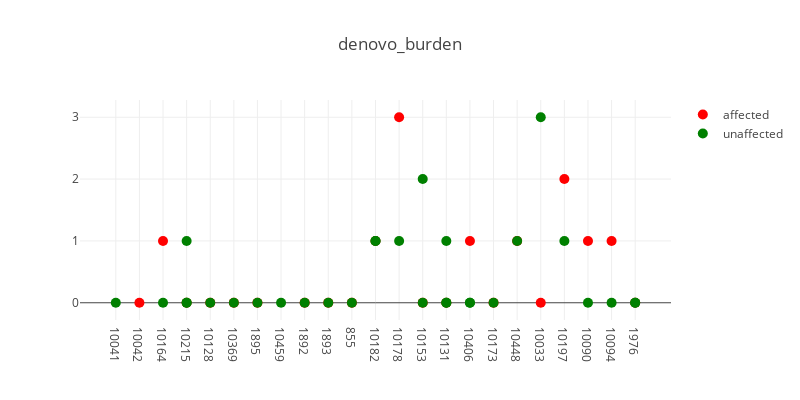
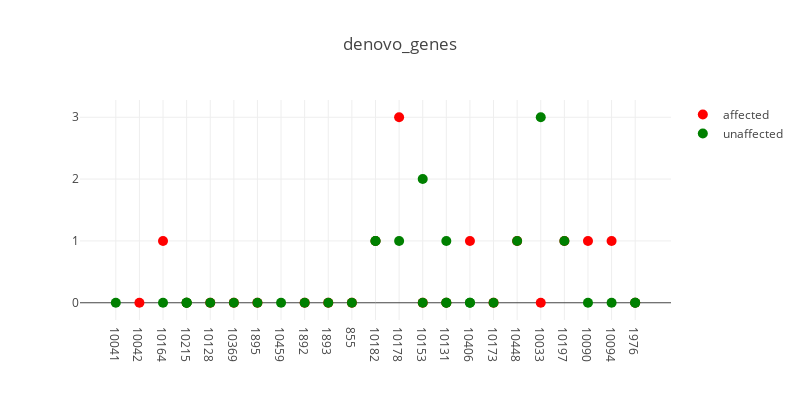
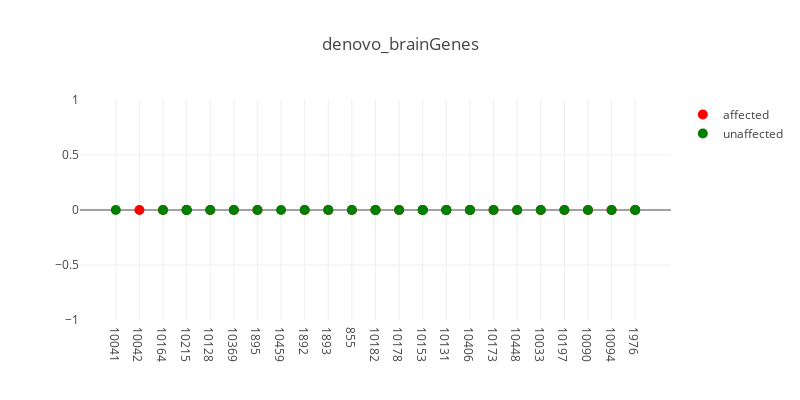
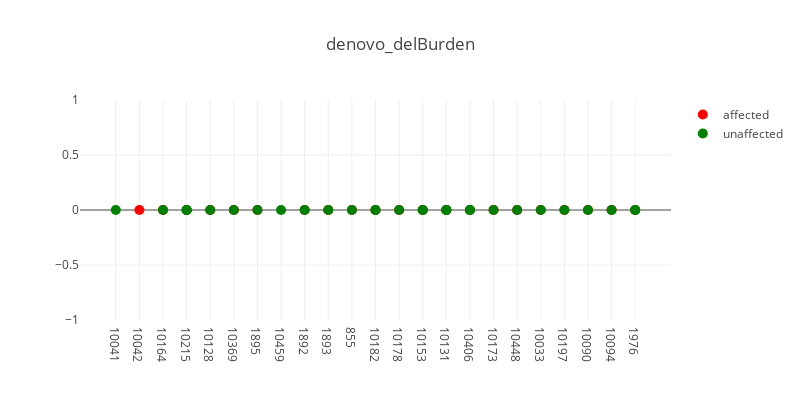

The code cell stored with these charts, in order, in its notebook:
### Code cell
import glob

tool = 'cn.mops'
data_dir = '/home/sudregp/data/cnv/%s/' % tool
files = glob.glob(data_dir + '/denovo*cnv.indiv')
for f in files:
    t_str = '.'.join(f.split('/')[-1].split('.')[:-2])
    plot_plink_cnvs(f, t_str, verbose=True)

### Figure 1 — Plotly figure (JSON) as saved in the notebook; plotly's stock layout.template omitted (floating-point values rounded to 4 significant figures)
{"data": [{"hoverinfo": "text+y", "marker": {"color": "red", "size": 10}, "mode": "markers", "name": "affected", "showlegend": true, "text": ["CLIA_400126", "CLIA_400122", "CLIA_400125", "CLIA_400153", "CCGO_800980", "CLIA_400132", "CLIA_400134", "CLIA_400163", "CLIA_400216", "CLIA_400121", "CLIA_400131", "CLIA_400128", "CLIA_400140", "CLIA_400178", "CLIA_400149", "CLIA_400205", "CLIA_400127", "CLIA_400129", "CLIA_400123", "CLIA_400130", "CLIA_400204"], "type": "scatter", "x": [1, 2, 3, 4, 5, 6, 8, 9, 10, 11, 12, 13, 14, 15, 16, 17, 18, 19, 20, 21, 22], "y": [0, 1, 0, 0, 0, 0, 0, 0, 0, 1, 3, 0, 0, 1, 0, 1, 0, 2, 1, 1, 0]}, {"hoverinfo": "text+y", "hovertext": ["CLIA_400155", "CLIA_400135", "CLIA_400191", "CLIA_400189", "CLIA_400193", "CLIA_400152", "CCGO_800979", "CLIA_400158", "CLIA_400209", "CLIA_400175", "CLIA_400162", "CLIA_400133", "CLIA_400170", "CLIA_400172", "CLIA_400159", "CLIA_400210", "CLIA_400212", "CLIA_400138", "CLIA_400139", "CLIA_400142", "CLIA_400179", "CLIA_400180", "CLIA_400148", "CLIA_400200", "CLIA_400166", "CLIA_400181", "CLIA_400195", "CLIA_400144", "CLIA_400203", "CLIA_400201"], "marker": {"color": "green", "size": 10}, "mode": "markers", "name": "unaffected", "showlegend": true, "type": "scatter", "x": [0, 2, 3, 3, 3, 4, 5, 6, 7, 8, 9, 10, 11, 11, 12, 13, 13, 14, 14, 14, 15, 15, 16, 17, 18, 19, 20, 21, 22, 22], "y": [0, 0, 0, 0, 1, 0, 0, 0, 0, 0, 0, 0, 1, 1, 1, 0, 2, 0, 1, 0, 0, 0, 0, 1, 3, 1, 0, 0, 0, 0]}], "layout": {"height": 400, "hovermode": "closest", "title": "denovo_burden", "width": 800, "xaxis1": {"ticktext": ["10041", "10042", "10164", "10215", "10128", "10369", "1895", "10459", "1892", "1893", "855", "10182", "10178", "10153", "10131", "10406", "10173", "10448", "10033", "10197", "10090", "10094", "1976"], "tickvals": [0, 1, 2, 3, 4, 5, 6, 7, 8, 9, 10, 11, 12, 13, 14, 15, 16, 17, 18, 19, 20, 21, 22], "zeroline": false}}}

### Figure 2 — Plotly figure (JSON) as saved in the notebook; plotly's stock layout.template omitted (floating-point values rounded to 4 significant figures)
{"data": [{"hoverinfo": "text+y", "marker": {"color": "red", "size": 10}, "mode": "markers", "name": "affected", "showlegend": true, "text": ["CLIA_400126", "CLIA_400122", "CLIA_400125", "CLIA_400153", "CCGO_800980", "CLIA_400132", "CLIA_400134", "CLIA_400163", "CLIA_400216", "CLIA_400121", "CLIA_400131", "CLIA_400128", "CLIA_400140", "CLIA_400178", "CLIA_400149", "CLIA_400205", "CLIA_400127", "CLIA_400129", "CLIA_400123", "CLIA_400130", "CLIA_400204"], "type": "scatter", "x": [1, 2, 3, 4, 5, 6, 8, 9, 10, 11, 12, 13, 14, 15, 16, 17, 18, 19, 20, 21, 22], "y": [0, 1, 0, 0, 0, 0, 0, 0, 0, 1, 3, 0, 0, 1, 0, 1, 0, 1, 1, 1, 0]}, {"hoverinfo": "text+y", "hovertext": ["CLIA_400155", "CLIA_400135", "CLIA_400191", "CLIA_400189", "CLIA_400193", "CLIA_400152", "CCGO_800979", "CLIA_400158", "CLIA_400209", "CLIA_400175", "CLIA_400162", "CLIA_400133", "CLIA_400170", "CLIA_400172", "CLIA_400159", "CLIA_400210", "CLIA_400212", "CLIA_400138", "CLIA_400139", "CLIA_400142", "CLIA_400179", "CLIA_400180", "CLIA_400148", "CLIA_400200", "CLIA_400166", "CLIA_400181", "CLIA_400195", "CLIA_400144", "CLIA_400203", "CLIA_400201"], "marker": {"color": "green", "size": 10}, "mode": "markers", "name": "unaffected", "showlegend": true, "type": "scatter", "x": [0, 2, 3, 3, 3, 4, 5, 6, 7, 8, 9, 10, 11, 11, 12, 13, 13, 14, 14, 14, 15, 15, 16, 17, 18, 19, 20, 21, 22, 22], "y": [0, 0, 0, 0, 0, 0, 0, 0, 0, 0, 0, 0, 1, 1, 1, 0, 2, 0, 1, 0, 0, 0, 0, 1, 3, 1, 0, 0, 0, 0]}], "layout": {"height": 400, "hovermode": "closest", "title": "denovo_genes", "width": 800, "xaxis1": {"ticktext": ["10041", "10042", "10164", "10215", "10128", "10369", "1895", "10459", "1892", "1893", "855", "10182", "10178", "10153", "10131", "10406", "10173", "10448", "10033", "10197", "10090", "10094", "1976"], "tickvals": [0, 1, 2, 3, 4, 5, 6, 7, 8, 9, 10, 11, 12, 13, 14, 15, 16, 17, 18, 19, 20, 21, 22], "zeroline": false}}}

### Figure 3 — Plotly figure (JSON) as saved in the notebook; plotly's stock layout.template omitted (floating-point values rounded to 4 significant figures)
{"data": [{"hoverinfo": "text+y", "marker": {"color": "red", "size": 10}, "mode": "markers", "name": "affected", "showlegend": true, "text": ["CLIA_400126", "CLIA_400122", "CLIA_400125", "CLIA_400153", "CCGO_800980", "CLIA_400132", "CLIA_400134", "CLIA_400163", "CLIA_400216", "CLIA_400121", "CLIA_400131", "CLIA_400128", "CLIA_400140", "CLIA_400178", "CLIA_400149", "CLIA_400205", "CLIA_400127", "CLIA_400129", "CLIA_400123", "CLIA_400130", "CLIA_400204"], "type": "scatter", "x": [1, 2, 3, 4, 5, 6, 8, 9, 10, 11, 12, 13, 14, 15, 16, 17, 18, 19, 20, 21, 22], "y": [0, 0, 0, 0, 0, 0, 0, 0, 0, 0, 0, 0, 0, 0, 0, 0, 0, 0, 0, 0, 0]}, {"hoverinfo": "text+y", "hovertext": ["CLIA_400155", "CLIA_400135", "CLIA_400191", "CLIA_400189", "CLIA_400193", "CLIA_400152", "CCGO_800979", "CLIA_400158", "CLIA_400209", "CLIA_400175", "CLIA_400162", "CLIA_400133", "CLIA_400170", "CLIA_400172", "CLIA_400159", "CLIA_400210", "CLIA_400212", "CLIA_400138", "CLIA_400139", "CLIA_400142", "CLIA_400179", "CLIA_400180", "CLIA_400148", "CLIA_400200", "CLIA_400166", "CLIA_400181", "CLIA_400195", "CLIA_400144", "CLIA_400203", "CLIA_400201"], "marker": {"color": "green", "size": 10}, "mode": "markers", "name": "unaffected", "showlegend": true, "type": "scatter", "x": [0, 2, 3, 3, 3, 4, 5, 6, 7, 8, 9, 10, 11, 11, 12, 13, 13, 14, 14, 14, 15, 15, 16, 17, 18, 19, 20, 21, 22, 22], "y": [0, 0, 0, 0, 0, 0, 0, 0, 0, 0, 0, 0, 0, 0, 0, 0, 0, 0, 0, 0, 0, 0, 0, 0, 0, 0, 0, 0, 0, 0]}], "layout": {"height": 400, "hovermode": "closest", "title": "denovo_brainGenes", "width": 800, "xaxis1": {"ticktext": ["10041", "10042", "10164", "10215", "10128", "10369", "1895", "10459", "1892", "1893", "855", "10182", "10178", "10153", "10131", "10406", "10173", "10448", "10033", "10197", "10090", "10094", "1976"], "tickvals": [0, 1, 2, 3, 4, 5, 6, 7, 8, 9, 10, 11, 12, 13, 14, 15, 16, 17, 18, 19, 20, 21, 22], "zeroline": false}}}

### Figure 4 — Plotly figure (JSON) as saved in the notebook; plotly's stock layout.template omitted (floating-point values rounded to 4 significant figures)
{"data": [{"hoverinfo": "text+y", "marker": {"color": "red", "size": 10}, "mode": "markers", "name": "affected", "showlegend": true, "text": ["CLIA_400126", "CLIA_400122", "CLIA_400125", "CLIA_400153", "CCGO_800980", "CLIA_400132", "CLIA_400134", "CLIA_400163", "CLIA_400216", "CLIA_400121", "CLIA_400131", "CLIA_400128", "CLIA_400140", "CLIA_400178", "CLIA_400149", "CLIA_400205", "CLIA_400127", "CLIA_400129", "CLIA_400123", "CLIA_400130", "CLIA_400204"], "type": "scatter", "x": [1, 2, 3, 4, 5, 6, 8, 9, 10, 11, 12, 13, 14, 15, 16, 17, 18, 19, 20, 21, 22], "y": [0, 0, 0, 0, 0, 0, 0, 0, 0, 0, 0, 0, 0, 0, 0, 0, 0, 0, 0, 0, 0]}, {"hoverinfo": "text+y", "hovertext": ["CLIA_400155", "CLIA_400135", "CLIA_400191", "CLIA_400189", "CLIA_400193", "CLIA_400152", "CCGO_800979", "CLIA_400158", "CLIA_400209", "CLIA_400175", "CLIA_400162", "CLIA_400133", "CLIA_400170", "CLIA_400172", "CLIA_400159", "CLIA_400210", "CLIA_400212", "CLIA_400138", "CLIA_400139", "CLIA_400142", "CLIA_400179", "CLIA_400180", "CLIA_400148", "CLIA_400200", "CLIA_400166", "CLIA_400181", "CLIA_400195", "CLIA_400144", "CLIA_400203", "CLIA_400201"], "marker": {"color": "green", "size": 10}, "mode": "markers", "name": "unaffected", "showlegend": true, "type": "scatter", "x": [0, 2, 3, 3, 3, 4, 5, 6, 7, 8, 9, 10, 11, 11, 12, 13, 13, 14, 14, 14, 15, 15, 16, 17, 18, 19, 20, 21, 22, 22], "y": [0, 0, 0, 0, 0, 0, 0, 0, 0, 0, 0, 0, 0, 0, 0, 0, 0, 0, 0, 0, 0, 0, 0, 0, 0, 0, 0, 0, 0, 0]}], "layout": {"height": 400, "hovermode": "closest", "title": "denovo_delBurden", "width": 800, "xaxis1": {"ticktext": ["10041", "10042", "10164", "10215", "10128", "10369", "1895", "10459", "1892", "1893", "855", "10182", "10178", "10153", "10131", "10406", "10173", "10448", "10033", "10197", "10090", "10094", "1976"], "tickvals": [0, 1, 2, 3, 4, 5, 6, 7, 8, 9, 10, 11, 12, 13, 14, 15, 16, 17, 18, 19, 20, 21, 22], "zeroline": false}}}
